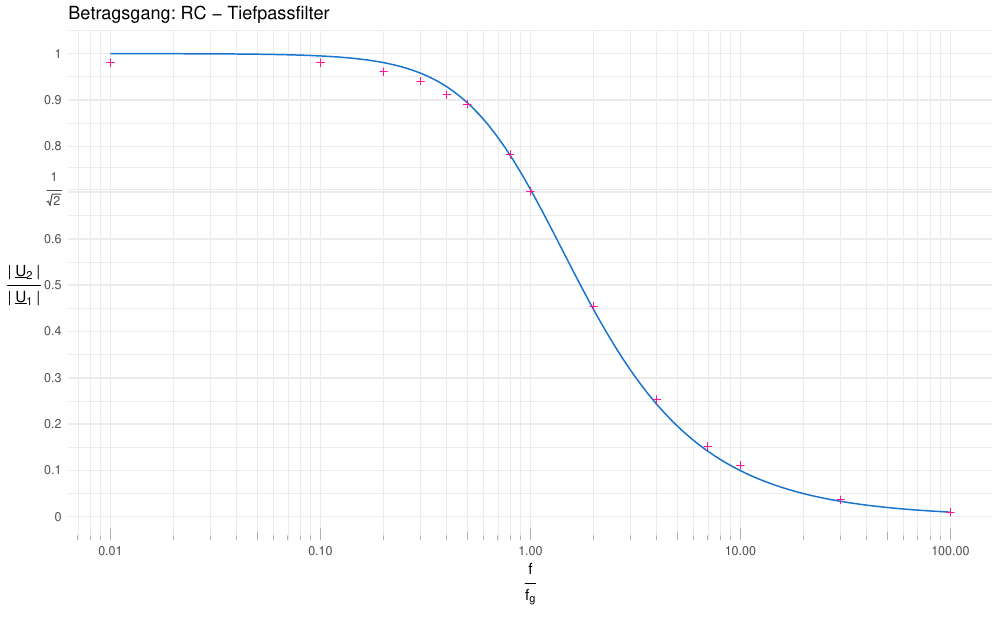

Generate this figure with R:
#RC Tiefpassfilter

library(ggplot2)

options(scipen=10000)

breaks       <- 10^(-10:10)
minor_breaks <- rep(1:9, 21)*(10^rep(-10:10, each=9))

ybreaks = c(0, 0.1, 0.2, 0.3, 0.4, 0.5, 0.6, 0.7, 1/sqrt(2), 0.8, 0.9, 1)
ylabels = c(0, 0.1, 0.2, 0.3, 0.4, 0.5, 0.6, "", bquote(over(1,sqrt(2))), 0.8, 0.9, 1)

output_width  <- 10
output_height <- output_width * 0.6180339887498948

data <- read.csv(file = "RC_LP.csv")

dataU1    <- data$u1
dataU2    <- data$u2
dataPhase <- data$phase
dataX     <- data$ffg
dataY     <- dataU2/dataU1
displaydata <- data.frame(x=dataX, y=dataY)


ylabel <- bquote( over( "|" ~ underline("U")[2] ~ "|"  , "|" ~ underline("U")[1] ~ "|") )
xlabel <- bquote( over( "f", "f"[g]))

rc_fun<- function(f) {1 / sqrt(1 + (f)^2)}

pdf("RC_LP.pdf", width = output_width, height = output_height, )

####################################################################

p9 <- ggplot(displaydata, aes(dataX, dataY)) +

        theme_minimal() + # maybe theme_bw()

        ggtitle("Betragsgang: RC - Tiefpassfilter") +

        stat_function(fun = rc_fun, colour = "dodgerblue3")+

        geom_point(data=displaydata, shape ="plus", aes(color="Dataset2"), color = "deeppink1",  ) +

        theme(axis.title.y = element_text(angle = 0, vjust = .5)) +

        xlab(xlabel)    +
        ylab(ylabel)    +

        scale_y_continuous(limits=c(0, 1), breaks = ybreaks, labels=ylabels) +
        scale_x_continuous(trans = "log10", breaks = breaks, minor_breaks = minor_breaks, limits=c(0.01, 100))+

        annotation_logticks(sides = "b", colour = "grey69", size = .333) # maybe remove


p9
